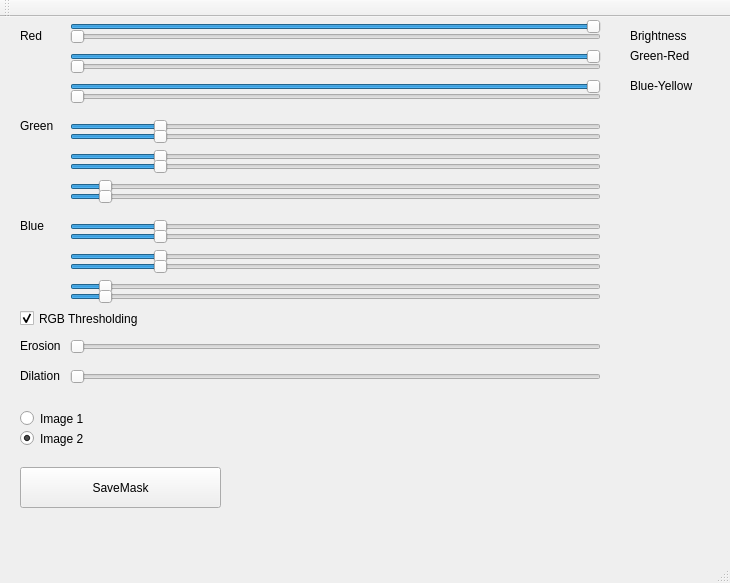
<?xml version="1.0" encoding="UTF-8"?>
<ui version="4.0">
 <class>MainWindow</class>
 <widget class="QMainWindow" name="MainWindow">
  <property name="geometry">
   <rect>
    <x>0</x>
    <y>0</y>
    <width>730</width>
    <height>583</height>
   </rect>
  </property>
  <property name="windowTitle">
   <string>MainWindow</string>
  </property>
  <widget class="QWidget" name="centralWidget">
   <widget class="QLabel" name="label">
    <property name="geometry">
     <rect>
      <x>20</x>
      <y>10</y>
      <width>31</width>
      <height>17</height>
     </rect>
    </property>
    <property name="text">
     <string>Red</string>
    </property>
   </widget>
   <widget class="QSlider" name="greenASlider">
    <property name="geometry">
     <rect>
      <x>70</x>
      <y>100</y>
      <width>531</width>
      <height>20</height>
     </rect>
    </property>
    <property name="maximum">
     <number>50</number>
    </property>
    <property name="value">
     <number>8</number>
    </property>
    <property name="orientation">
     <enum>Qt::Horizontal</enum>
    </property>
   </widget>
   <widget class="QLabel" name="label_2">
    <property name="geometry">
     <rect>
      <x>20</x>
      <y>100</y>
      <width>51</width>
      <height>17</height>
     </rect>
    </property>
    <property name="text">
     <string>Green</string>
    </property>
   </widget>
   <widget class="QLabel" name="label_3">
    <property name="geometry">
     <rect>
      <x>20</x>
      <y>200</y>
      <width>31</width>
      <height>17</height>
     </rect>
    </property>
    <property name="text">
     <string>Blue</string>
    </property>
   </widget>
   <widget class="QSlider" name="redASlider">
    <property name="geometry">
     <rect>
      <x>70</x>
      <y>0</y>
      <width>531</width>
      <height>20</height>
     </rect>
    </property>
    <property name="minimum">
     <number>0</number>
    </property>
    <property name="maximum">
     <number>255</number>
    </property>
    <property name="value">
     <number>255</number>
    </property>
    <property name="orientation">
     <enum>Qt::Horizontal</enum>
    </property>
   </widget>
   <widget class="QSlider" name="blueASlider">
    <property name="geometry">
     <rect>
      <x>70</x>
      <y>200</y>
      <width>531</width>
      <height>20</height>
     </rect>
    </property>
    <property name="maximum">
     <number>50</number>
    </property>
    <property name="singleStep">
     <number>1</number>
    </property>
    <property name="value">
     <number>8</number>
    </property>
    <property name="orientation">
     <enum>Qt::Horizontal</enum>
    </property>
   </widget>
   <widget class="QCheckBox" name="rgbThreshCheckBox">
    <property name="geometry">
     <rect>
      <x>20</x>
      <y>290</y>
      <width>161</width>
      <height>23</height>
     </rect>
    </property>
    <property name="text">
     <string>RGB Thresholding</string>
    </property>
    <property name="checked">
     <bool>true</bool>
    </property>
   </widget>
   <widget class="QSlider" name="erosionSlider">
    <property name="geometry">
     <rect>
      <x>70</x>
      <y>320</y>
      <width>531</width>
      <height>20</height>
     </rect>
    </property>
    <property name="maximum">
     <number>20</number>
    </property>
    <property name="singleStep">
     <number>1</number>
    </property>
    <property name="value">
     <number>0</number>
    </property>
    <property name="orientation">
     <enum>Qt::Horizontal</enum>
    </property>
   </widget>
   <widget class="QLabel" name="label_4">
    <property name="geometry">
     <rect>
      <x>20</x>
      <y>320</y>
      <width>41</width>
      <height>17</height>
     </rect>
    </property>
    <property name="text">
     <string>Erosion</string>
    </property>
   </widget>
   <widget class="QSlider" name="dilationSlider">
    <property name="geometry">
     <rect>
      <x>70</x>
      <y>350</y>
      <width>531</width>
      <height>20</height>
     </rect>
    </property>
    <property name="maximum">
     <number>20</number>
    </property>
    <property name="singleStep">
     <number>1</number>
    </property>
    <property name="value">
     <number>0</number>
    </property>
    <property name="orientation">
     <enum>Qt::Horizontal</enum>
    </property>
   </widget>
   <widget class="QLabel" name="label_5">
    <property name="geometry">
     <rect>
      <x>20</x>
      <y>350</y>
      <width>41</width>
      <height>17</height>
     </rect>
    </property>
    <property name="text">
     <string>Dilation</string>
    </property>
   </widget>
   <widget class="QRadioButton" name="originalImageRadioButton">
    <property name="geometry">
     <rect>
      <x>20</x>
      <y>390</y>
      <width>151</width>
      <height>23</height>
     </rect>
    </property>
    <property name="text">
     <string>Image 1</string>
    </property>
    <property name="checked">
     <bool>false</bool>
    </property>
   </widget>
   <widget class="QRadioButton" name="maskedImageRadioButton">
    <property name="geometry">
     <rect>
      <x>20</x>
      <y>410</y>
      <width>151</width>
      <height>23</height>
     </rect>
    </property>
    <property name="text">
     <string>Image 2</string>
    </property>
    <property name="checked">
     <bool>true</bool>
    </property>
   </widget>
   <widget class="QSlider" name="redBSlider">
    <property name="geometry">
     <rect>
      <x>70</x>
      <y>30</y>
      <width>531</width>
      <height>20</height>
     </rect>
    </property>
    <property name="minimum">
     <number>0</number>
    </property>
    <property name="maximum">
     <number>255</number>
    </property>
    <property name="value">
     <number>255</number>
    </property>
    <property name="sliderPosition">
     <number>255</number>
    </property>
    <property name="orientation">
     <enum>Qt::Horizontal</enum>
    </property>
   </widget>
   <widget class="QSlider" name="greenBSlider">
    <property name="geometry">
     <rect>
      <x>70</x>
      <y>130</y>
      <width>531</width>
      <height>20</height>
     </rect>
    </property>
    <property name="maximum">
     <number>50</number>
    </property>
    <property name="value">
     <number>8</number>
    </property>
    <property name="orientation">
     <enum>Qt::Horizontal</enum>
    </property>
   </widget>
   <widget class="QSlider" name="blueBSlider">
    <property name="geometry">
     <rect>
      <x>70</x>
      <y>230</y>
      <width>531</width>
      <height>20</height>
     </rect>
    </property>
    <property name="maximum">
     <number>50</number>
    </property>
    <property name="singleStep">
     <number>1</number>
    </property>
    <property name="value">
     <number>8</number>
    </property>
    <property name="orientation">
     <enum>Qt::Horizontal</enum>
    </property>
   </widget>
   <widget class="QSlider" name="redCSlider">
    <property name="geometry">
     <rect>
      <x>70</x>
      <y>60</y>
      <width>531</width>
      <height>20</height>
     </rect>
    </property>
    <property name="minimum">
     <number>0</number>
    </property>
    <property name="maximum">
     <number>255</number>
    </property>
    <property name="value">
     <number>255</number>
    </property>
    <property name="orientation">
     <enum>Qt::Horizontal</enum>
    </property>
   </widget>
   <widget class="QSlider" name="greenCSlider">
    <property name="geometry">
     <rect>
      <x>70</x>
      <y>160</y>
      <width>531</width>
      <height>20</height>
     </rect>
    </property>
    <property name="maximum">
     <number>150</number>
    </property>
    <property name="value">
     <number>8</number>
    </property>
    <property name="orientation">
     <enum>Qt::Horizontal</enum>
    </property>
   </widget>
   <widget class="QSlider" name="blueCSlider">
    <property name="geometry">
     <rect>
      <x>70</x>
      <y>260</y>
      <width>531</width>
      <height>20</height>
     </rect>
    </property>
    <property name="maximum">
     <number>150</number>
    </property>
    <property name="singleStep">
     <number>1</number>
    </property>
    <property name="value">
     <number>8</number>
    </property>
    <property name="orientation">
     <enum>Qt::Horizontal</enum>
    </property>
   </widget>
   <widget class="QPushButton" name="pushButton">
    <property name="geometry">
     <rect>
      <x>20</x>
      <y>450</y>
      <width>201</width>
      <height>41</height>
     </rect>
    </property>
    <property name="text">
     <string>SaveMask</string>
    </property>
   </widget>
   <widget class="RangeSlider" name="widget" native="true">
    <property name="geometry">
     <rect>
      <x>330</x>
      <y>400</y>
      <width>311</width>
      <height>31</height>
     </rect>
    </property>
   </widget>
   <widget class="QSlider" name="blueASlider_2">
    <property name="geometry">
     <rect>
      <x>70</x>
      <y>210</y>
      <width>531</width>
      <height>20</height>
     </rect>
    </property>
    <property name="maximum">
     <number>50</number>
    </property>
    <property name="singleStep">
     <number>1</number>
    </property>
    <property name="value">
     <number>8</number>
    </property>
    <property name="orientation">
     <enum>Qt::Horizontal</enum>
    </property>
   </widget>
   <widget class="QSlider" name="blueBSlider_2">
    <property name="geometry">
     <rect>
      <x>70</x>
      <y>240</y>
      <width>531</width>
      <height>20</height>
     </rect>
    </property>
    <property name="maximum">
     <number>50</number>
    </property>
    <property name="singleStep">
     <number>1</number>
    </property>
    <property name="value">
     <number>8</number>
    </property>
    <property name="orientation">
     <enum>Qt::Horizontal</enum>
    </property>
   </widget>
   <widget class="QSlider" name="blueCSlider_2">
    <property name="geometry">
     <rect>
      <x>70</x>
      <y>270</y>
      <width>531</width>
      <height>20</height>
     </rect>
    </property>
    <property name="maximum">
     <number>150</number>
    </property>
    <property name="singleStep">
     <number>1</number>
    </property>
    <property name="value">
     <number>8</number>
    </property>
    <property name="orientation">
     <enum>Qt::Horizontal</enum>
    </property>
   </widget>
   <widget class="QSlider" name="redASlider_2">
    <property name="geometry">
     <rect>
      <x>70</x>
      <y>10</y>
      <width>531</width>
      <height>20</height>
     </rect>
    </property>
    <property name="minimum">
     <number>0</number>
    </property>
    <property name="maximum">
     <number>255</number>
    </property>
    <property name="value">
     <number>0</number>
    </property>
    <property name="orientation">
     <enum>Qt::Horizontal</enum>
    </property>
   </widget>
   <widget class="QSlider" name="redBSlider_2">
    <property name="geometry">
     <rect>
      <x>70</x>
      <y>40</y>
      <width>531</width>
      <height>20</height>
     </rect>
    </property>
    <property name="minimum">
     <number>0</number>
    </property>
    <property name="maximum">
     <number>255</number>
    </property>
    <property name="value">
     <number>0</number>
    </property>
    <property name="orientation">
     <enum>Qt::Horizontal</enum>
    </property>
   </widget>
   <widget class="QSlider" name="redCSlider_2">
    <property name="geometry">
     <rect>
      <x>70</x>
      <y>70</y>
      <width>531</width>
      <height>20</height>
     </rect>
    </property>
    <property name="minimum">
     <number>0</number>
    </property>
    <property name="maximum">
     <number>255</number>
    </property>
    <property name="value">
     <number>0</number>
    </property>
    <property name="orientation">
     <enum>Qt::Horizontal</enum>
    </property>
   </widget>
   <widget class="QSlider" name="greenASlider_2">
    <property name="geometry">
     <rect>
      <x>70</x>
      <y>110</y>
      <width>531</width>
      <height>20</height>
     </rect>
    </property>
    <property name="maximum">
     <number>50</number>
    </property>
    <property name="value">
     <number>8</number>
    </property>
    <property name="orientation">
     <enum>Qt::Horizontal</enum>
    </property>
   </widget>
   <widget class="QSlider" name="greenBSlider_2">
    <property name="geometry">
     <rect>
      <x>70</x>
      <y>140</y>
      <width>531</width>
      <height>20</height>
     </rect>
    </property>
    <property name="maximum">
     <number>50</number>
    </property>
    <property name="value">
     <number>8</number>
    </property>
    <property name="orientation">
     <enum>Qt::Horizontal</enum>
    </property>
   </widget>
   <widget class="QSlider" name="greenCSlider_2">
    <property name="geometry">
     <rect>
      <x>70</x>
      <y>170</y>
      <width>531</width>
      <height>20</height>
     </rect>
    </property>
    <property name="maximum">
     <number>150</number>
    </property>
    <property name="value">
     <number>8</number>
    </property>
    <property name="orientation">
     <enum>Qt::Horizontal</enum>
    </property>
   </widget>
   <widget class="QLabel" name="label_6">
    <property name="geometry">
     <rect>
      <x>630</x>
      <y>10</y>
      <width>81</width>
      <height>17</height>
     </rect>
    </property>
    <property name="text">
     <string>Brightness</string>
    </property>
   </widget>
   <widget class="QLabel" name="label_7">
    <property name="geometry">
     <rect>
      <x>630</x>
      <y>30</y>
      <width>81</width>
      <height>17</height>
     </rect>
    </property>
    <property name="text">
     <string>Green-Red</string>
    </property>
   </widget>
   <widget class="QLabel" name="label_8">
    <property name="geometry">
     <rect>
      <x>630</x>
      <y>60</y>
      <width>81</width>
      <height>17</height>
     </rect>
    </property>
    <property name="text">
     <string>Blue-Yellow</string>
    </property>
   </widget>
  </widget>
  <widget class="QMenuBar" name="menuBar">
   <property name="geometry">
    <rect>
     <x>0</x>
     <y>0</y>
     <width>730</width>
     <height>22</height>
    </rect>
   </property>
  </widget>
  <widget class="QToolBar" name="mainToolBar">
   <attribute name="toolBarArea">
    <enum>TopToolBarArea</enum>
   </attribute>
   <attribute name="toolBarBreak">
    <bool>false</bool>
   </attribute>
  </widget>
  <widget class="QStatusBar" name="statusBar"/>
 </widget>
 <layoutdefault spacing="6" margin="11"/>
 <customwidgets>
  <customwidget>
   <class>RangeSlider</class>
   <extends>QWidget</extends>
   <header>RangeSlider.h</header>
   <container>1</container>
  </customwidget>
 </customwidgets>
 <resources/>
 <connections/>
</ui>
